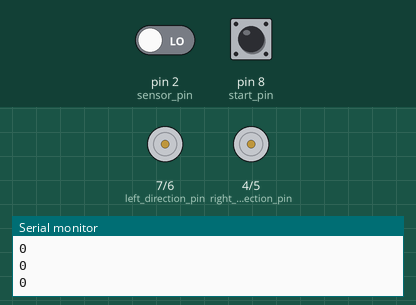
Bench run of a sketch on a simulated Arduino Uno, built with avr-gcc and run on an emulated ATmega328P. Parts: direction and speed pins drawn as motors (green arrow = direction pin HIGH = forward, orange = LOW = backward, longer = more drive), the last lines printed to the serial monitor. The test bench sets the inputs (shaded band); at power-on: pin 8 (start_pin) LOW, pin 2 (sensor_pin) LOW.

Above: at 1.2 s.
1.3 s: pin 8 (start_pin) pulled HIGH for 3.2 s
6.0 s: pin 8 (start_pin) pulled HIGH for 0.15 s
At 7.7 s:
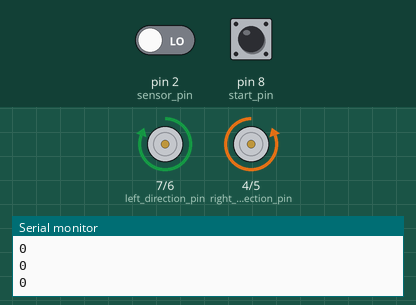
8.5 s: pin 2 (sensor_pin) driven HIGH
At 8.8 s:
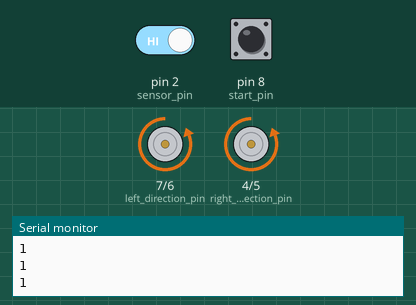
10.0 s: pin 2 (sensor_pin) driven LOW
At 11.2 s:
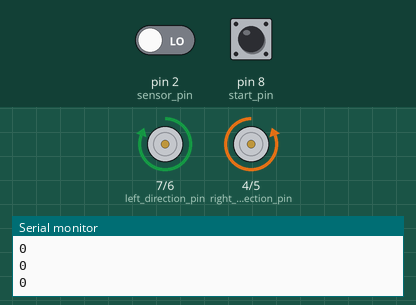
Timing chart, 0 to 12.5 s (numbered marks = the images above; inputs shaded):
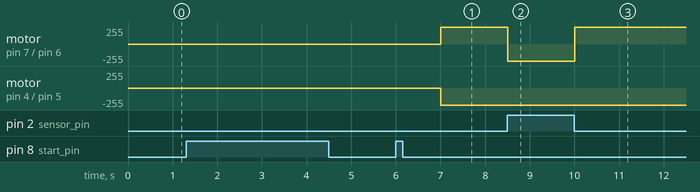

Measured:
- after the input at 6.0 s, motor on pin 7 (left_direction_pin) / pin 6 (left_speed_pin): stopped → forward 255/255 after 1.0 s; motor on pin 4 (right_direction_pin) / pin 5 (right_speed_pin): stopped → backward 255/255 after 1.0 s
- after the input at 8.5 s, motor on pin 7 (left_direction_pin) / pin 6 (left_speed_pin): forward 255/255 → backward 255/255 at once
- after the input at 10.0 s, motor on pin 7 (left_direction_pin) / pin 6 (left_speed_pin): backward 255/255 → forward 255/255 at once

The sketch:

robot.ino
```cpp
const int left_direction_pin = 7;
const int left_speed_pin = 6;
const int right_direction_pin = 4;
const int right_speed_pin = 5;
const int direction_forward = LOW;
const int direction_backward = HIGH;

const int sensor_pin = 2;
const int start_pin = 8;

const int a_second = 1000;

boolean started = false;

int a_speed = 255;
int a_delay = 1000;

void setup() {
  pinMode(sensor_pin, INPUT);
  pinMode(start_pin, INPUT);
  pinMode(left_direction_pin, OUTPUT);
  pinMode(right_direction_pin, OUTPUT);

  Serial.begin(9600);
}

void loop() {
  if (digitalRead(start_pin) == HIGH) {
    started = ! started;
    if (!started) {
      full_stop();
    }
    delay(a_second);
  }
  Serial.println(on_track());
  if (started) {
    if (on_track()) {
      forward(a_speed);
    } else {
      left(a_speed);
    }
  } else {
    full_stop();
  }
}

boolean on_track() {
  return digitalRead(sensor_pin) == HIGH;
}

void full_stop() {
  forward(0);
}

void forward(int a_speed) {
  operate_left_motor(direction_forward, a_speed);
  operate_right_motor(direction_forward, a_speed);
}

void backward(int a_speed) {
  operate_left_motor(direction_backward, a_speed);
  operate_right_motor(direction_backward, a_speed);
}

void left(int a_speed) {
  operate_left_motor(direction_backward, a_speed);
  operate_right_motor(direction_forward, a_speed);
}

void right(int a_speed) {
  operate_left_motor(direction_forward, a_speed);
  operate_right_motor(direction_backward, a_speed);
}

void operate_left_motor(int a_direction, int a_speed) {
    digitalWrite(left_direction_pin, a_direction);
    analogWrite(left_speed_pin, a_speed);
}

void operate_right_motor(int a_direction, int a_speed) {
    digitalWrite(right_direction_pin, a_direction);
    analogWrite(right_speed_pin, a_speed);
}

void operate_motor(int direction_pin, int speed_pin, int a_direction, int a_speed) {
    digitalWrite(direction_pin, a_direction);
    analogWrite(speed_pin, a_speed);
}
```
